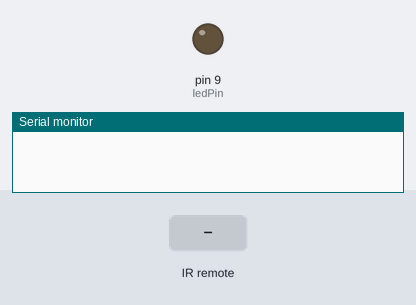
The sketch below on a simulated Arduino Uno, built with avr-gcc and run on an emulated ATmega328P. On the bench: output pins drawn as LEDs (lit = HIGH), the last lines printed to the serial monitor. The test bench sets the inputs (shaded band).

Above: at 1.2 s.
1.3 s: infrared code 0xE31CFF00 received
At 2.1 s:
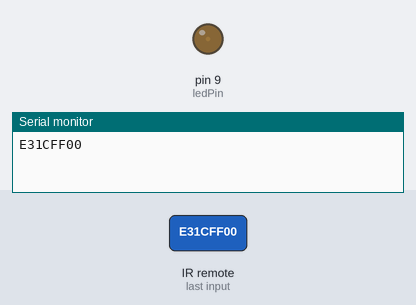
2.8 s: infrared code 0xE718FF00 received
At 3.3 s:
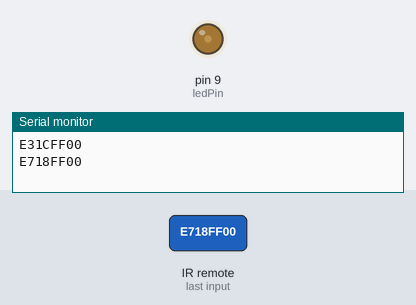
4.3 s: infrared code 0xE718FF00 received
At 5.6 s:
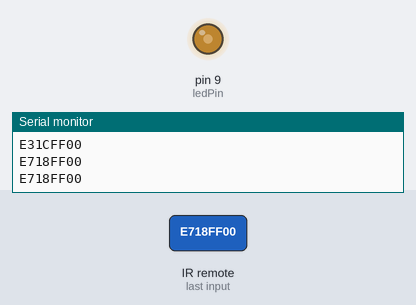
Timing chart, 0 to 7.3 s (numbered marks = the images above; inputs shaded):
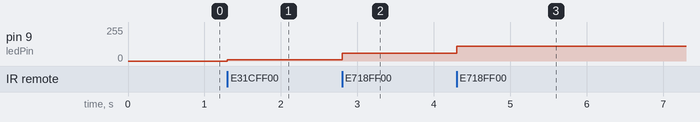

The sketch:

brightness.ino
```cpp
#include <IRremote.h>

IRrecv IR(3);
int ledPin = 9;
bool lampOn = false;
int brightness = 10;

void setup() {
  IR.enableIRIn();
  pinMode(ledPin, OUTPUT);
  Serial.begin(9600);
}

void loop() {
  if (IR.decode()) {
    Serial.println(IR.decodedIRData.decodedRawData, HEX);

    if (IR.decodedIRData.decodedRawData == 0xE31CFF00) {
      lampOn = !lampOn;

      if (lampOn) {
        analogWrite(ledPin, brightness);
      } else {
        analogWrite(ledPin, 0);
      }
    }

    if (lampOn && IR.decodedIRData.decodedRawData == 0xE718FF00) {
      brightness += 50;

      if (brightness > 255) {
        brightness = 255;
      }
      analogWrite(ledPin, brightness);
    }
    if (lampOn && IR.decodedIRData.decodedRawData == 0xAD52FF00) {
        brightness -= 50;
        if (brightness < 20) {
          brightness = 20;
        }
        analogWrite(ledPin, brightness);
      }

    IR.resume();
  }
}
```

Measured:
- after the input at 1.3 s, pin 9 (ledPin): 0/255 → 10/255 at once
- after the input at 2.8 s, pin 9 (ledPin): 10/255 → 60/255 at once
- after the input at 4.3 s, pin 9 (ledPin): 60/255 → 110/255 at once
